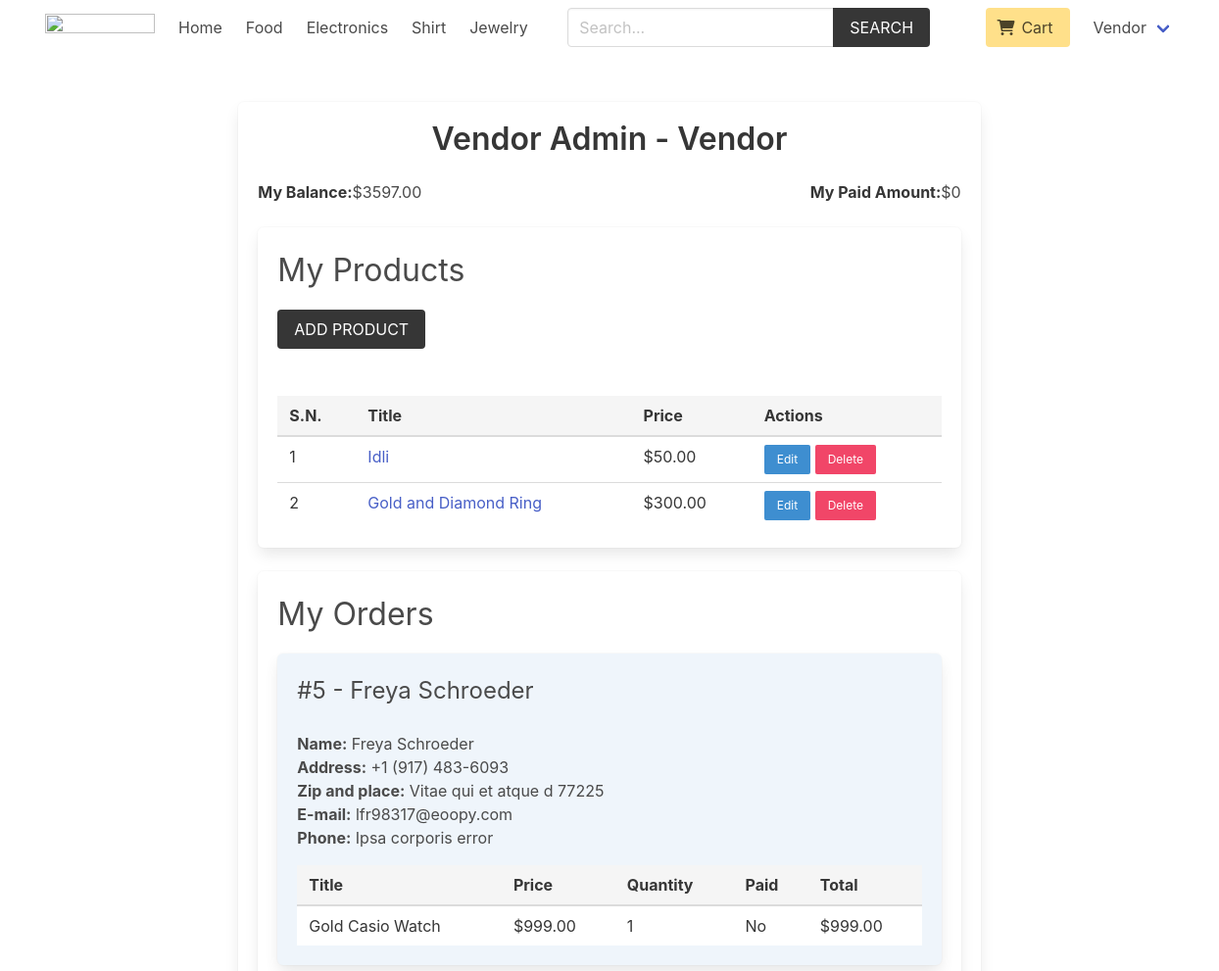
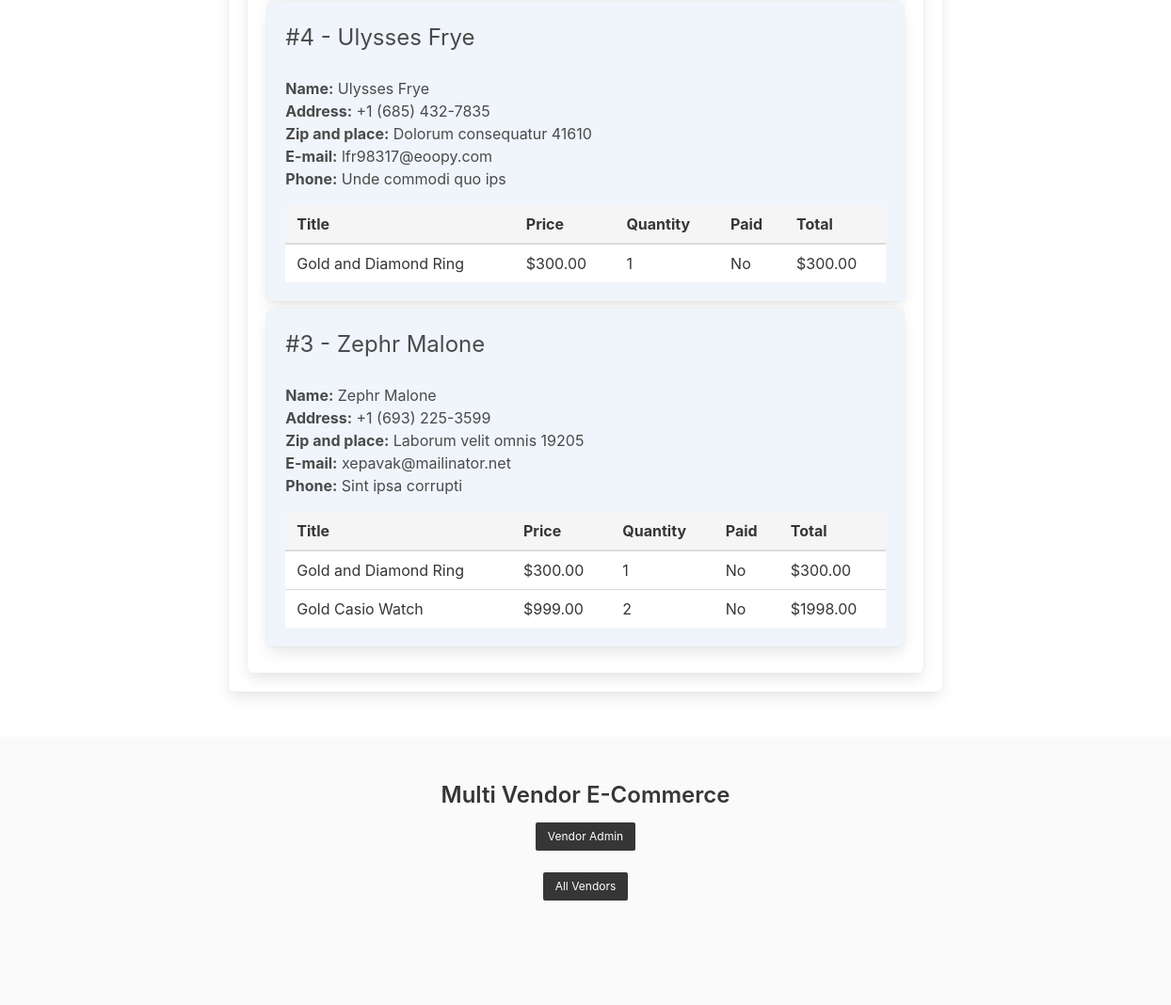
Page /vendor/vendor-admin/ (signed in) on the committed database (2 pictures, top to bottom).
### product/models.py (models this page shows, shortened)
class Category(models.Model):
    title = models.CharField(max_length=50)
    slug = models.SlugField(max_length=55)
    ordering = models.IntegerField(default=0)
    class Meta:
        ordering = ['ordering']

class Product(models.Model):
    category = models.ForeignKey(Category, related_name='products', on_delete=models.CASCADE)
    vendor = models.ForeignKey(Vendor, related_name="products", on_delete=models.CASCADE)
    title = models.CharField(max_length=50)
    slug = models.SlugField(max_length=55)
    description = models.TextField(blank=True, null=True)
    price = models.DecimalField(max_digits=6, decimal_places=2)
    added_date = models.DateTimeField(auto_now_add=True)
    image = models.ImageField(upload_to='uploads/', blank=True, null=True)
    thumbnail = models.ImageField(upload_to='uploads/', blank=True, null=True) # Change uploads to thumbnails
    class Meta:
        ordering = ['-added_date']

### vendor/models.py (models this page shows, shortened)
class Vendor(models.Model):
    name = models.CharField(max_length=255)
    created_at = models.DateTimeField(auto_now_add=True)
    created_by = models.OneToOneField(User, related_name='vendor', on_delete=models.CASCADE)
    class Meta:
        ordering = ['name']
    def get_balance(self):
        items = self.items.filter(vendor_paid=False, order__vendors__in=[self.id])
        return sum((item.product.price * item.quantity) for item in items)
    def get_paid_amount(self):
        items = self.items.filter(vendor_paid=True, order__vendors__in=[self.id])
        return sum((item.product.price * item.quantity) for item in items)

### order/models.py (models this page shows, shortened)
class OrderItem(models.Model):
    order = models.ForeignKey(Order, related_name="items", on_delete=models.CASCADE)
    product = models.ForeignKey(Product, related_name="items", on_delete=models.CASCADE)
    vendor = models.ForeignKey(Vendor, related_name="items", on_delete=models.CASCADE)
    vendor_paid = models.BooleanField(default=False)
    price = models.DecimalField(max_digits=8, decimal_places=2)
    quantity = models.IntegerField(default=1)
    def get_total_price(self):
        return self.price * self.quantity

class Order(models.Model):
    first_name = models.CharField(max_length=100)
    last_name = models.CharField(max_length=100)
    email = models.CharField(max_length=100)
    address = models.CharField(max_length=100)
    zipcode = models.CharField(max_length=100)
    place = models.CharField(max_length=100)
    phone = models.CharField(max_length=100)
    created_at = models.DateTimeField(auto_now_add=True)
    paid_amount = models.DecimalField(max_digits=8, decimal_places=2)
    vendors = models.ManyToManyField(Vendor, related_name="orders")
    class Meta:
        ordering = ['-created_at']

### vendor/views.py (the view)
# urls.py: path('vendor-admin/', views.vendor_admin, name="vendor-admin"),
@login_required
def vendor_admin(request):
    vendor = request.user.vendor
    products = vendor.products.all()
    orders = vendor.orders.all()
    for order in orders:
        order.vendor_amount = 0
        order.vendor_paid_amount = 0
        order.fully_paid = True
        for item in order.items.all():
            if item.vendor == request.user.vendor:
                if item.vendor_paid:
                    order.vendor_paid_amount += item.get_total_price()
                else:
                    order.vendor_amount += item.get_total_price()
                    order.fully_paid = False
    return render(request, 'vendor/vendor_admin.html', {'vendor': vendor, 'products': products, 'orders': orders})

### cart/cart.py (called while the page is built)
    def __len__(self):
        return sum(item['quantity'] for item in self.cart.values())

### cart/context_processors.py (called while the page is built)
def cart(request):
    return {'cart': Cart(request)}

### product/context_processors.py (called while the page is built)
def menu_categories(request):
    categories = Category.objects.all()
    return {'categories': categories}

### templates/vendor/vendor_admin.html (shortened to what this page needs)
{% extends 'core/base.html' %}
{% block content %}
    <div class="container">
        <div class="columns">
            <div class="column is-8 is-offset-2">
                <div class="box">
                    <h1 class="title has-text-centered">Vendor Admin - <span class="is-capitalized">{{vendor.name}}</span></h1>
                    <div class="mb-5">
                        <div class="level">
                            <div class="level-left">
                                <strong>My Balance: </strong> ${{vendor.get_balance}}
                            </div>
                            <div class="level-right">
                                <strong>My Paid Amount: </strong> ${{vendor.get_paid_amount}}
                            </div>
                        </div>
                    </div>
                    <div class="box">
                        <h2 class="is-size-3 mb-4">My Products</h2>
                        <a href="{% url 'vendor:add-product' %}" class="button is-dark is-uppercase mb-6">Add Product</a>
                        {% if products %}
                            <table class="table is-fullwidth">
                                <thead class="has-background-light">
                                    <tr>
                                        <th>S.N.</th>
                                        <th>Title</th>
                                        <th>Price</th>
                                        <th>Actions</th>
                                    </tr>
                                </thead>
                                <tbody>
                                    {% for product in products %}
                                        <tr>
                                            <td>{{ forloop.counter }}</td>
                                            <td><a href="{% url 'product:product' product.category.slug product.slug %}">{{ product.title }}</a></td>
                                            <td>${{ product.price }}</td>
                                            <td>
                                                <a href="{% url 'vendor:edit-product' product.id %}" class="button is-small is-info">Edit</a>
                                                <a href="{% url 'vendor:delete-product' product.id %}" class="button is-small is-danger">Delete</a>
                                            </td>
                                        </tr>
                                    {% endfor %}
                                </tbody>
                            </table>
                        {% else %}
                            <p class="has-text-danger has-text-centered">No products added yet.</p>
                        {% endif %}
                    </div>
                    <div class="box">
                        <h2 class="is-size-3 mb-4">My Orders</h2>
                        {% if orders %}
                            {% for order in orders %}
                                <div class="box {% if order.fully_paid %}has-background-success-light{% else %}has-background-info-light{% endif %} mb-2">
                                    <div class="columns is-multiline">
                                        <div class="column is-6">
                                            <h3 class="is-size-4">#{{ order.id }} - {{ order.first_name }} {{ order.last_name }}</h3>
                                        </div>
                                        <div class="column is-12">
                                            <b>Name:</b> {{ order.first_name }} {{ order.last_name }}<br>
                                            <b>Address:</b> {{ order.address }}<br>
                                            <b>Zip and place:</b> {{ order.zipcode }} {{ order.place }}<br>
                                            <b>E-mail:</b> {{ order.email }}<br>
                                            <b>Phone:</b> {{ order.phone }}
                                            <table class="table is-fullwidth mt-4">
                                                <thead class="has-background-light">
                                                    <tr>
                                                        <th>Title</th>
                                                        <th>Price</th>
                                                        <th>Quantity</th>
                                                        <th>Paid</th>
                                                        <th>Total</th>
                                                    </tr>
                                                </thead>
                                                <tbody>
                                                    {% for item in order.items.all %}
                                                        {% if item.vendor == request.user.vendor %}
                                                            <tr>
                                                                <td>{{ item.product.title }}</td>
                                                                <td>${{ item.product.price }}</td>
                                                                <td>{{ item.quantity }}</td>
                                                                <td>{{ item.vendor_paid|yesno:"Yes,No" }}</td>
                                                                <td>${{ item.get_total_price }}</td>
                                                            </tr>
                                                        {% endif %}
                                                    {% endfor %}
                                                </tbody>
                                            </table>
                                        </div>
                                    </div>
                                </div>
                            {% endfor %}
                        {% else %}
                            <p class="has-text-danger has-text-centered">No orders found.</p>
                        {% endif %}
                    </div>
                </div>
            </div>
        </div>
    </div>
{% endblock content %}

### templates/core/base.html (shortened to what this page needs)
{% load static %}
<!DOCTYPE html>
<html lang="en">
<head>
    <link rel="stylesheet" href="https://cdn.jsdelivr.net/npm/bulma@0.9.2/css/bulma.min.css">
    <link rel="stylesheet" href="https://cdnjs.cloudflare.com/ajax/libs/font-awesome/6.0.0-beta3/css/all.min.css">
    <link rel="stylesheet" href="{% static 'css/main.css' %}">
</head>
<body>
    <div class="container">
        <nav class="navbar" role="navigation" aria-label="main navigation">
            <div class="navbar-brand">
                <a class="navbar-item" href="{% url 'core:home' %}">
                <img src="https://2.bp.blogspot.com/-mkVne3V2tzY/Xfo99c80KUI/AAAAAAAAD_c/9EbC4qu-fYAeVjLi3ONzRZ-osIW4H3qBACK4BGAYYCw/s1600/Vijay%2BThapa%2BLogo%2BHD.png" width="112" height="28">
                </a>
            </div>
            <div id="navbarBasicExample" class="navbar-menu">
                <div class="navbar-start">
                <a class="navbar-item" href="{% url 'core:home' %}">
                    Home
                </a>
                {% for category in categories %}
                    <a class="navbar-item" href="{% url 'product:category' category.slug %}">
                        {{category.title}}
                    </a>
                {% endfor %}
                </div>
                <div class="navbar-start">
                    <div class="navbar-item">
                        <form method="get" action="{% url 'product:search' %}">
                            <div class="field has-addons">
                                <div class="control">
                                    <input type="search" name="query" id="" class="input" placeholder="Search...">
                                </div>
                                <div class="control">
                                    <button class="button is-dark is-uppercase">Search</button>
                                </div>
                            </div>
                        </form>
                    </div>
                </div>
                <div class="navbar-end">
                <div class="navbar-item">
                    <a href="{% url 'cart:cart' %}" class="button is-warning">
                        <span class="icon">
                            <i class="fas fa-shopping-cart"></i>
                        </span>
                        <span>Cart {% if cart %}({{cart|length}}){% endif %}</span>
                    </a>
                </div>
                {% if request.user.is_authenticated %}
                <div class="navbar-item has-dropdown is-hoverable">
                    <a class="navbar-link is-capitalized">
                    {{user.vendor.name}}
                    </a>
                </div>
                {% endif %}
                </div>
            </div>
            </nav>
    </div>
    <section class="section">
        <div class="container">
            {% block content %}{% endblock content %}
        </div>
    </section>
    <footer class="footer">
        <div class="container">
            <div class="content has-text-centered">
                <h3 class="is-size-4 mb-4">Multi Vendor E-Commerce</h3>
                {% if request.user.is_authenticated %}
                    <a href="{% url 'vendor:vendor-admin' %}" class="button is-dark is-small">Vendor Admin</a>
                {% else %}
                    <a href="{% url 'vendor:become-vendor' %}" class="button is-dark is-small">Become a Vendor</a>
                {% endif %}
                <br>
                <a href="{% url 'vendor:vendors' %}" class="button is-dark is-small mt-2">All Vendors</a>
            </div>
        </div>
    </footer>
</body>
</html>

### core/static/css/main.css (style rules this page uses)
.footer a { margin-bottom: 15px; display: inline-block; color: #444; }

### rows in the picture
Category: title "Food"
Category: title "Electronics"
Category: title "Shirt"
Category: title "Jewelry"
Vendor: name "Vendor", get_balance "3597.00", get_paid_amount "0"
Product: title "Idli", price "50.00"
Product: title "Gold and Diamond Ring", price "300.00"
Order: id "5", first_name "Freya", last_name "Schroeder", address "+1 (917) 483-6093", zipcode "Vitae qui et atque d", place "77225", email "lfr98317@eoopy.com", phone "Ipsa corporis error"
OrderItem: product "Gold Casio Watch", product.price "999.00", quantity "1", vendor_paid "No", get_total_price "999.00"
Order: id "4", first_name "Ulysses", last_name "Frye", address "+1 (685) 432-7835", zipcode "Dolorum consequatur", place "41610", email "lfr98317@eoopy.com", phone "Unde commodi quo ips"
OrderItem: product "Gold and Diamond Ring", product.price "300.00", quantity "1", vendor_paid "No", get_total_price "300.00"
Order: id "3", first_name "Zephr", last_name "Malone", address "+1 (693) 225-3599", zipcode "Laborum velit omnis", place "19205", email "xepavak@mailinator.net", phone "Sint ipsa corrupti"
OrderItem: product "Gold and Diamond Ring", product.price "300.00", quantity "1", vendor_paid "No", get_total_price "300.00"
OrderItem: product "Gold Casio Watch", product.price "999.00", quantity "2", vendor_paid "No", get_total_price "1998.00"

### other values in the picture
{{ user.vendor.name }} "Vendor"
